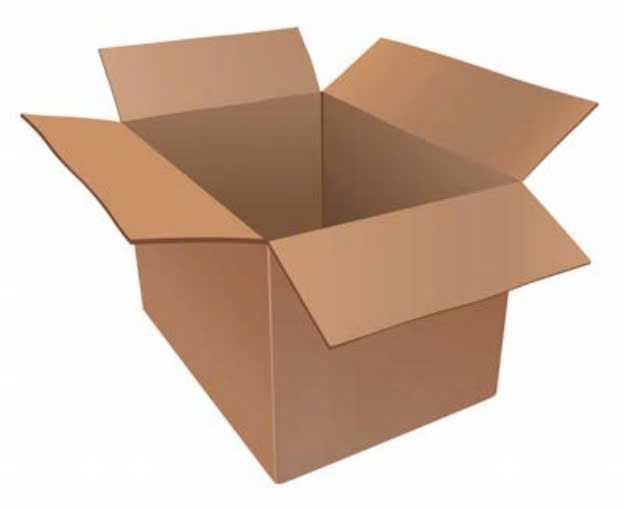
#> input picture Extracting_Features_from_an_Image/Lab/Week_2/download.jpg, 623 x 508 px, found by its file name
$ jupyter execute --allow-errors 'Moudule2_Chapter 4_ Extracting Features from  an Image.ipynb'   (shell and % lines are left out)   (older library calls are emulated)
#> lines starting #> are read from the running program, lines starting #| are printed output that depends on the picture; after the words box and inside, x2 and y2 are one past the last pixel; in counts of white or black regions, pixels touching at a corner belong together
# **Detecting the corners**

[cell 1]
from google.colab import drive
drive.mount('/content/gdrive')

[cell 2]
import numpy as np
import cv2
from google.colab.patches import cv2_imshow

[cell 3]
# Đọc hình ảnh
filename = '/content/gdrive/MyDrive/Colab_Notebooks/Computer_Vision/Tuan02_21124661_NguyenKhaMinh/Lab/Week_2/download.jpg'
img = cv2.imread(filename)
#> img is the input picture: shape (508, 623, 3); mean B, G, R 173.5, 189.1, 211.6
# Hiển thị
cv2_imshow(img)

[cell 4]
img = cv2.imread(filename)
gray = cv2.cvtColor(img,cv2.COLOR_BGR2GRAY)
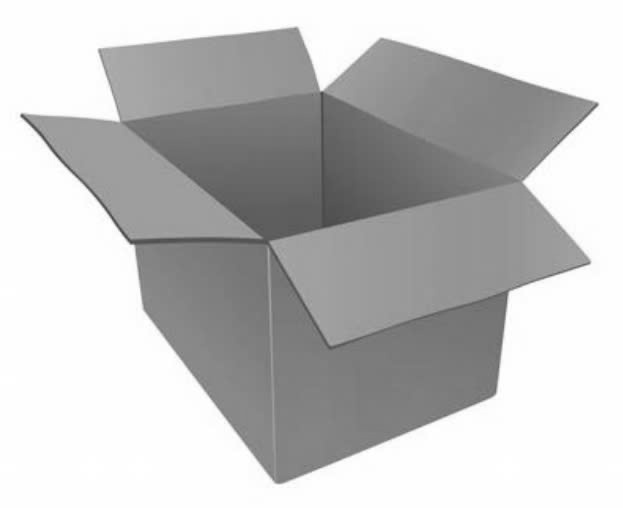
#> gray: shape (508, 623); min 68, max 255, mean 194
gray = np.float32(gray)
dst = cv2.cornerHarris(gray, 4,5, 0.04) # to detect only sharp corners
#dst = cv2.cornerHarris(gray, 14, 5, 0.04) # to detect soft corners
# Result is dilated for marking the corners
dst = cv2.dilate(dst,None)
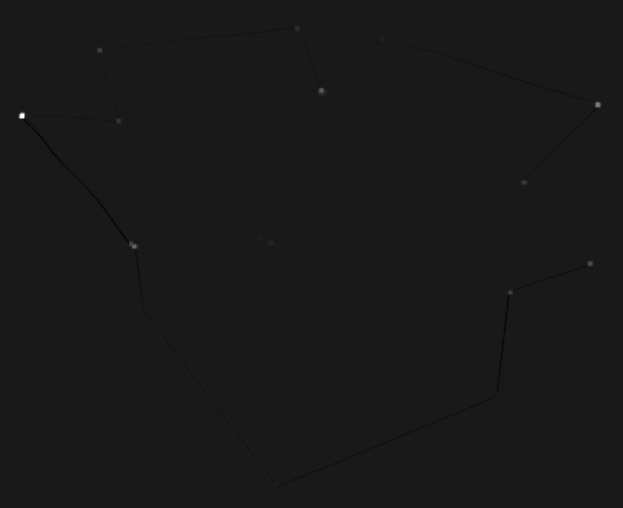
#> dst: shape (508, 623) float32; min -188525664, max 1.7e+09, mean -51957.9; drawn with min black and max white
# Threshold for an optimal value, it may vary depending on the image.
img[dst > 0.01*dst.max()] = [0,0,0]
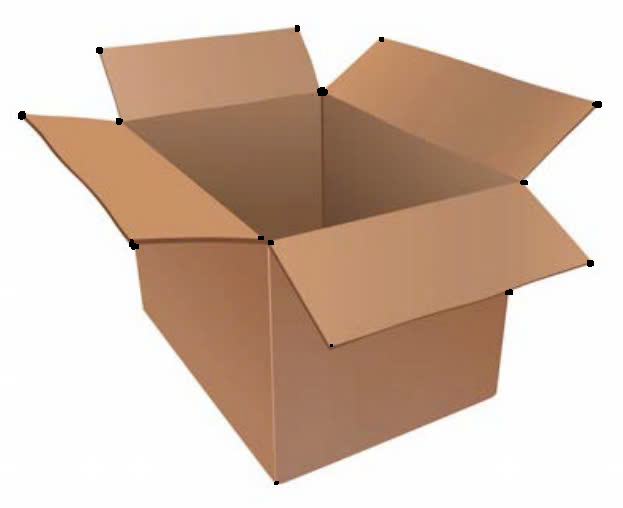
#> img: shape (508, 623, 3); 0.2% of pixels changed, all inside (x1, y1, x2, y2) = (18, 25, 602, 485)
# Hiển thị hình ảnh đã được thay đổi kích thước
cv2_imshow(img)
# cv2.waitKey()  # This line is not needed in Colab.

# **Good Features To Track**

[cell 5]
import numpy as np
img = cv2.imread(filename)
gray = cv2.cvtColor(img,cv2.COLOR_BGR2GRAY)
corners = cv2.goodFeaturesToTrack(gray, 7, 0.05, 25)
#> corners = [[21, 115], [596, 104], [320, 90], [133, 245], [589, 263], [99, 49], [118, 120]]
corners = np.int32(corners)

for item in corners:
  x, y = item[0]
#> this loop made 7 passes
cv2.circle(img, (x,y), 5, 255, -1)
#> img: shape (508, 623, 3); 0.03% of pixels changed, all inside (x1, y1, x2, y2) = (113, 115, 124, 126)
cv2_imshow(img)

# **Scale Invariant Feature Transform (SIFT)**

[cell 6]
import cv2
import numpy as np
import matplotlib.pyplot as plt

# Đọc ảnh
input_image = cv2.imread('/content/gdrive/MyDrive/Colab_Notebooks/Computer_Vision/Tuan02_21124661_NguyenKhaMinh/Lab/Week_2/bien.jpg')
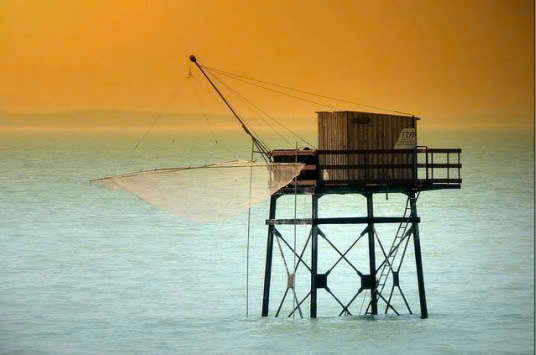
#> input picture Extracting_Features_from_an_Image/Lab/Week_2/bien.jpg, 536 x 355 px, found by its file name
#> input_image is the input picture: shape (355, 536, 3); mean B, G, R 114.2, 159.3, 171.9

# Chuyển ảnh sang ảnh xám
gray_image = cv2.cvtColor(input_image, cv2.COLOR_BGR2GRAY)
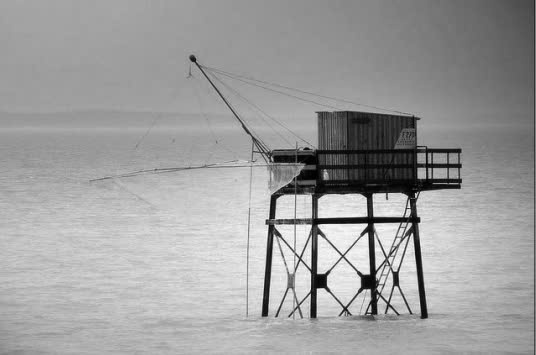
#> gray_image: shape (355, 536); min 0, max 250, mean 157.9

# Khởi tạo SIFT
sift = cv2.SIFT_create()

# Phát hiện các điểm đặc trưng
keypoints = sift.detect(gray_image, None)
#> keypoints = 395 keypoints; strongest (x, y, size): (396, 282, 5), (265, 312, 5.4), (410, 224, 2.8), (359, 273, 2.8)

# Vẽ các điểm đặc trưng lên ảnh
input_image_with_keypoints = cv2.drawKeypoints(input_image, keypoints, None, flags=cv2.DRAW_MATCHES_FLAGS_DRAW_RICH_KEYPOINTS)

# Hiển thị ảnh với các điểm đặc trưng sử dụng matplotlib
plt.imshow(cv2.cvtColor(input_image_with_keypoints, cv2.COLOR_BGR2RGB))
plt.title('SIFT Features')
plt.axis('off')  # Tắt trục toạ độ
plt.show()

# **Speeded Up Robust Features (SURF)**

[cell 7]
import cv2
import numpy as np
import matplotlib.pyplot as plt

# Đọc ảnh
img = cv2.imread('/content/gdrive/MyDrive/Colab_Notebooks/Computer_Vision/Tuan02_21124661_NguyenKhaMinh/Lab/Week_2/bien.jpg')

# Chuyển ảnh sang ảnh xám
gray = cv2.cvtColor(img, cv2.COLOR_BGR2GRAY)

# Khởi tạo SURF
#> (the rest of this cell did not finish here and is left out)

# **Features from Accelerated Segment Test (FAST)**

[cell 8]
import cv2
import numpy as np
gray_image = cv2.imread('/content/gdrive/MyDrive/Colab_Notebooks/Computer_Vision/Tuan02_21124661_NguyenKhaMinh/Lab/Week_2/CoLe.jpg', 0)
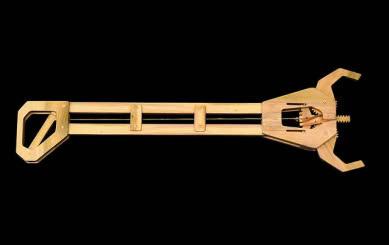
#> input picture Extracting_Features_from_an_Image/Lab/Week_2/CoLe.jpg, 389 x 245 px, found by its file name
#> gray_image: shape (245, 389); min 0, max 233, mean 23
fast = cv2.FastFeatureDetector()
# Detect keypoints
keypoints = fast.detect(gray_image, None)
#> keypoints = 373 keypoints; strongest (x, y, size): (27, 146, 7), (193, 114, 7), (55, 122, 7), (363, 165, 7)
print("Number of keypoints with non max suppression:")
len(keypoints)
# Draw keypoints on top of the input image
img_keypoints_with_nonmax = cv2.drawKeypoints(gray_image,
keypoints, color=(0,255,0))
cv2.imshow('FAST keypoints - with non max suppression',img_keypoints_with_nonmax)
# Disable nonmaxSuppression
#> (the rest of this cell did not finish here and is left out)

# **Binary Robust Independent Elementary Features (BRIEF)**

[cell 9]
import cv2
import numpy as np
gray_image = cv2.imread('/content/gdrive/MyDrive/Colab_Notebooks/Computer_Vision/Tuan02_21124661_NguyenKhaMinh/Lab/Week_2/nha.jpg', 0)
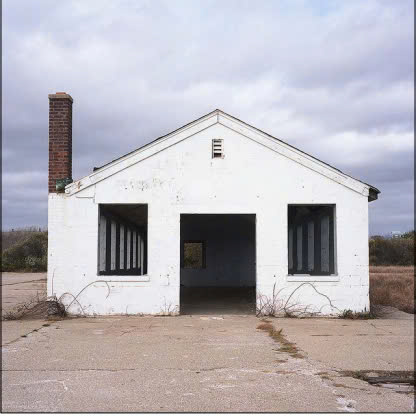
#> input picture Extracting_Features_from_an_Image/Lab/Week_2/nha.jpg, 417 x 416 px, found by its file name
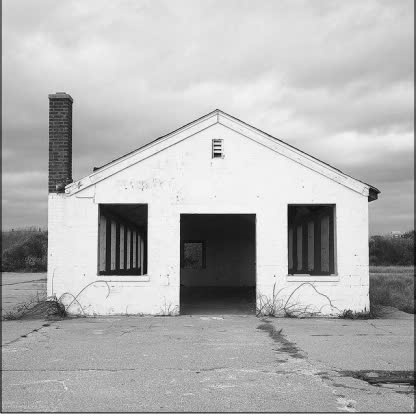
#> gray_image: shape (416, 417); min 10, max 255, mean 179.8
# Initiate FAST detector
fast = cv2.FastFeatureDetector()
# Initiate BRIEF extractor
brief = cv2.DescriptorExtractor_create("BRIEF")
# find the keypoints with STAR
keypoints = fast.detect(gray_image, None)
#> keypoints = 3264 keypoints; strongest (x, y, size): (255, 214, 7), (181, 214, 7), (288, 204, 7), (334, 204, 7)
# compute the descriptors with BRIEF
keypoints, descriptors = brief.compute(gray_image, keypoints)
#> keypoints = 2377 keypoints; strongest (x, y, size): (255, 214, 7), (181, 214, 7), (288, 204, 7), (334, 204, 7)
gray_keypoints = cv2.drawKeypoints(gray_image, keypoints,
color=(0,255,0))
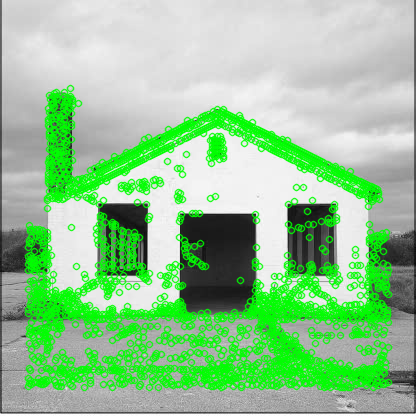
#> gray_keypoints: shape (416, 417, 3); mean of channels 0, 1, 2 147.9, 198.4, 147.9; drawn as B, G, R
cv2.imshow('BRIEF keypoints', gray_keypoints)
cv2.waitKey()

# **Oriented FAST and Rotated BRIEF (ORB)**

[cell 10]
import cv2
import numpy as np
input_image = cv2.imread('/content/gdrive/MyDrive/Colab_Notebooks/Computer_Vision/Tuan02_21124661_NguyenKhaMinh/Lab/Week_2/bien.jpg')
gray_image = cv2.cvtColor(input_image, cv2.COLOR_BGR2GRAY)
# Initiate ORB object
orb = cv2.ORB()
# find the keypoints with ORB
keypoints = orb.detect(gray_image, None)
#> keypoints = 500 keypoints; strongest (x, y, size): (368, 229, 77.1), (366, 224, 31), (314, 221, 77.1), (323, 283, 53.6)
# compute the descriptors with ORB
keypoints, descriptors = orb.compute(gray_image, keypoints)
# draw only the location of the keypoints without size or orientation
final_keypoints = cv2.drawKeypoints(input_image, keypoints,
color=(0,255,0), flags=0)
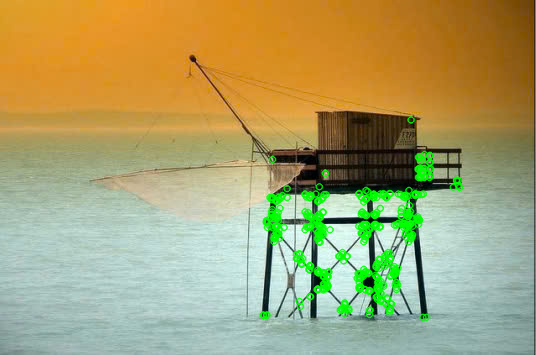
#> final_keypoints: shape (355, 536, 3); mean B, G, R 110.2, 162.8, 168.2
cv2.imshow('ORB keypoints', final_keypoints)
cv2.waitKey()
